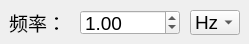
                      <widget class="QWidget" name="tab_ch2_PWM_freq_freq">
                       <attribute name="title">
                        <string>频率</string>
                       </attribute>
                       <widget class="QLabel" name="label_freq_17">
                        <property name="geometry">
                         <rect>
                          <x>9</x>
                          <y>11</y>
                          <width>57</width>
                          <height>22</height>
                         </rect>
                        </property>
                        <property name="font">
                         <font>
                          <family>Arial</family>
                          <pointsize>14</pointsize>
                         </font>
                        </property>
                        <property name="text">
                         <string>频率：</string>
                        </property>
                       </widget>
                       <widget class="QDoubleSpinBox" name="doublespinBox_ch2_PWM_freq_freq_para">
                        <property name="geometry">
                         <rect>
                          <x>80</x>
                          <y>10</y>
                          <width>100</width>
                          <height>25</height>
                         </rect>
                        </property>
                        <property name="minimumSize">
                         <size>
                          <width>100</width>
                          <height>0</height>
                         </size>
                        </property>
                        <property name="maximumSize">
                         <size>
                          <width>100</width>
                          <height>16777215</height>
                         </size>
                        </property>
                        <property name="font">
                         <font>
                          <pointsize>14</pointsize>
                         </font>
                        </property>
                        <property name="value">
                         <double>1.000000000000000</double>
                        </property>
                       </widget>
                       <widget class="QComboBox" name="comboBox_ch2_PWM_freq_freq_unit">
                        <property name="geometry">
                         <rect>
                          <x>190</x>
                          <y>10</y>
                          <width>50</width>
                          <height>25</height>
                         </rect>
                        </property>
                        <property name="minimumSize">
                         <size>
                          <width>50</width>
                          <height>0</height>
                         </size>
                        </property>
                        <property name="maximumSize">
                         <size>
                          <width>50</width>
                          <height>16777215</height>
                         </size>
                        </property>
                        <property name="font">
                         <font>
                          <pointsize>14</pointsize>
                         </font>
                        </property>
                        <property name="currentText">
                         <string>Hz</string>
                        </property>
                        <item>
                         <property name="text">
                          <string>Hz</string>
                         </property>
                        </item>
                        <item>
                         <property name="text">
                          <string>kHz</string>
                         </property>
                        </item>
                        <item>
                         <property name="text">
                          <string>MHz</string>
                         </property>
                        </item>
                       </widget>
                      </widget>
